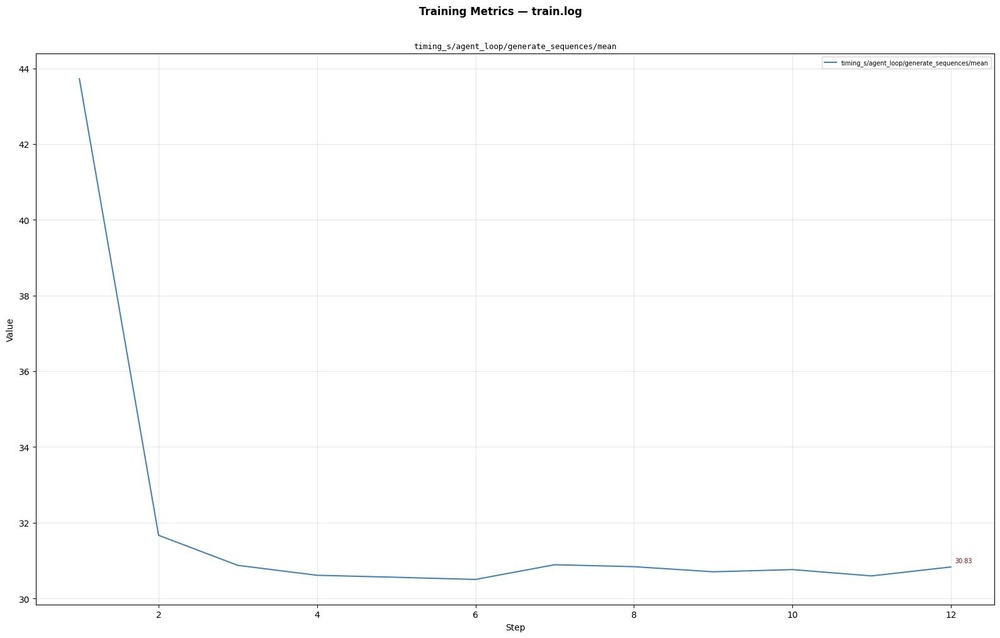
#> input picture metric.jpeg, 1000 x 638 px, shrunk from 1589 x 1014 before the run
$ python build_image_grid.py --input-dir .. --output out.png
#> lines starting #> are read from the running program, lines starting #| are printed output that depends on the picture
from __future__ import annotations

import argparse
import math
import os
from pathlib import Path

from PIL import Image, ImageOps


def build_grid(image_paths: list[Path], output_path: Path, *, cols: int = 2, padding: int = 12, bg: str = "#111827") -> None:
#> called with cols = 2, padding = 12, bg = '#111827'
    images = [Image.open(path).convert("RGB") for path in image_paths]
#> images = 1 item
    max_w = max(img.width for img in images)
#> max_w = 1000
    max_h = max(img.height for img in images)
#> max_h = 638

    tiles = []
    for img in images:
        canvas = Image.new("RGB", (max_w, max_h), color=bg)
        fitted = ImageOps.contain(img, (max_w, max_h))
        x = (max_w - fitted.width) // 2
        y = (max_h - fitted.height) // 2
        canvas.paste(fitted, (x, y))
        tiles.append(canvas)
#> this loop made 1 pass
#> (x, y) on pass 1: (0, 0)
#> pass 1, in build_grid, `canvas = Image.new("RGB", (max_w, max_h), color=bg)`:
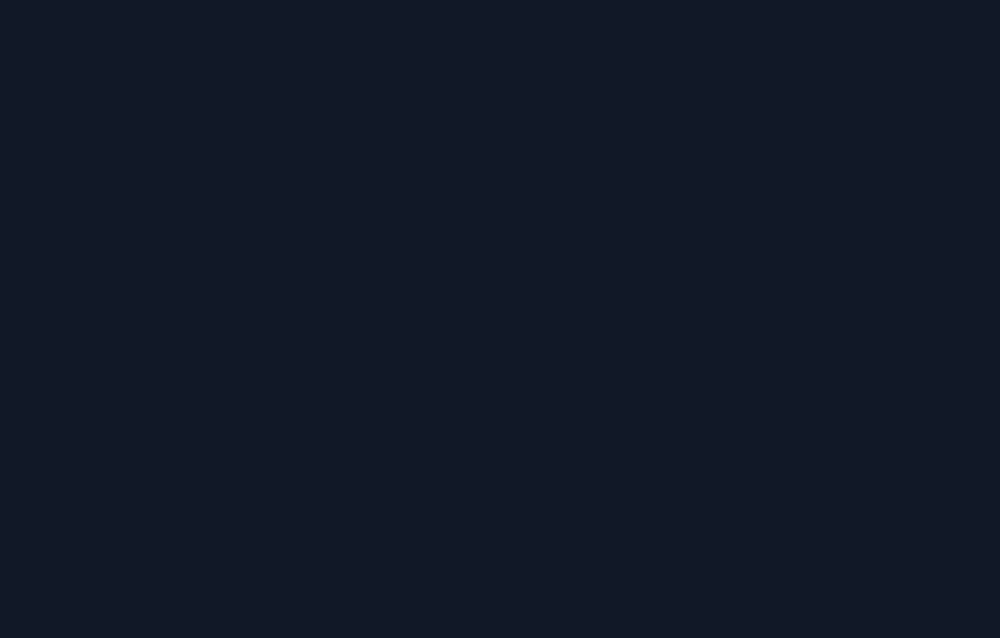
#> canvas: PIL image 1000x638 RGB; mean R, G, B 17, 24, 39
#> canvas is the input picture: PIL image 1000x638 RGB; mean R, G, B 252.5, 252.6, 252.7
#> after the loop, tiles = 1 item

    rows = math.ceil(len(tiles) / cols)
#> rows = 1
    grid = Image.new(
        "RGB",
        (
            cols * max_w + (cols + 1) * padding,
            rows * max_h + (rows + 1) * padding,
        ),
        color=bg,
    )
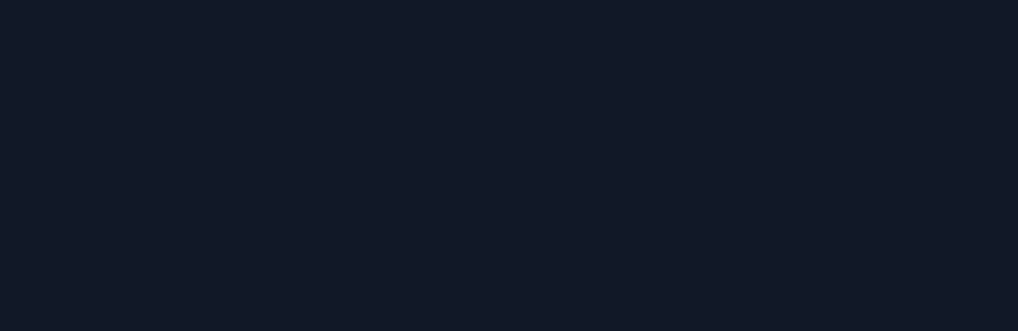
#> grid: PIL image 2036x662 RGB (shown at 1/2 size); mean R, G, B 17, 24, 39

    for idx, tile in enumerate(tiles):
        row = idx // cols
        col = idx % cols
        x = padding + col * (max_w + padding)
        y = padding + row * (max_h + padding)
        grid.paste(tile, (x, y))
#> this loop made 1 pass
#> (row, col, x, y) on pass 1: (0, 0, 12, 12)
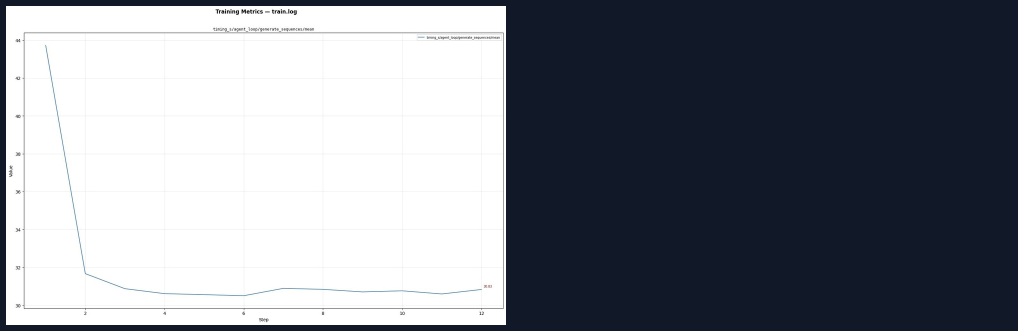
#> grid: PIL image 2036x662 RGB (shown at 1/2 size); mean R, G, B 128.5, 132.2, 140.1

    output_path.parent.mkdir(parents=True, exist_ok=True)
    grid.save(output_path)


def main() -> None:
    parser = argparse.ArgumentParser(description="Build a simple PNG grid from generated sample images.")
    parser.add_argument("--input-dir", required=True, help="Directory containing PNG/JPG/WebP images.")
    parser.add_argument("--output", required=True, help="Output grid image path.")
    parser.add_argument("--cols", type=int, default=2)
    parser.add_argument("--padding", type=int, default=12)
    args = parser.parse_args()

    input_dir = Path(args.input_dir)
    image_paths = sorted(
        [
            path
            for path in input_dir.iterdir()
            if path.suffix.lower() in {".png", ".jpg", ".jpeg", ".webp"}
        ]
    )
    if not image_paths:
        raise SystemExit(f"No images found in {input_dir}")

    build_grid(image_paths, Path(args.output), cols=args.cols, padding=args.padding)
    print(f"saved: {args.output}")


if __name__ == "__main__":
    main()
